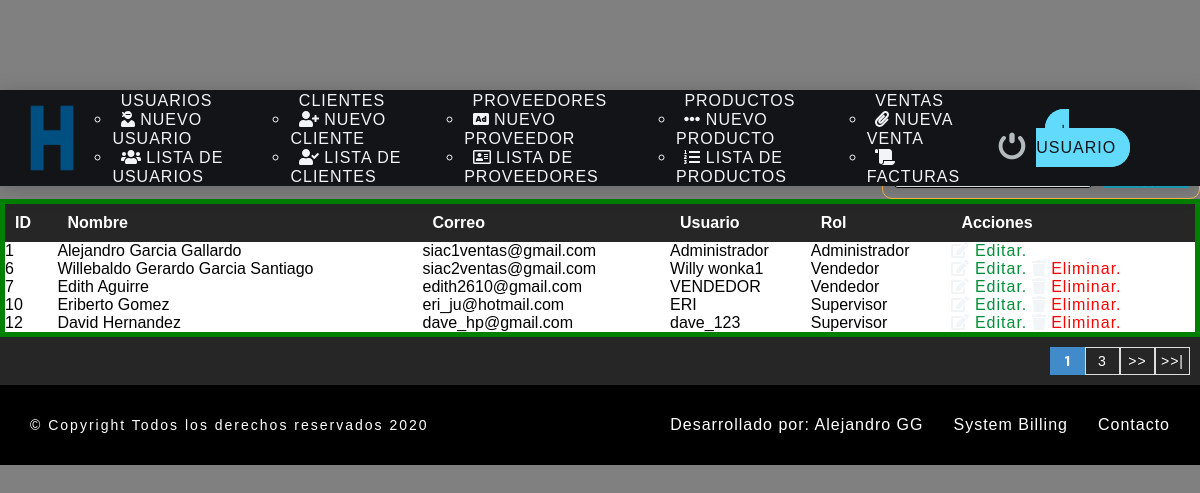
The app's page /sistema/buscar_usuario.php?busqueda=1 (signed in) with its own data.
### tables this page shows
CREATE TABLE `usuario` (
  `idusuario` int(11) NOT NULL,
  `nombre` varchar(50) DEFAULT NULL,
  `correo` varchar(100) DEFAULT NULL,
  `usuario` varchar(15) DEFAULT NULL,
  `clave` varchar(100) DEFAULT NULL,
  `rol` int(11) DEFAULT NULL,
  `estatus` int(11) NOT NULL DEFAULT 1
);

CREATE TABLE `rol` (
  `idrol` int(11) NOT NULL,
  `rol` varchar(20) DEFAULT NULL
);

### sistema/buscar_usuario.php (the view, shortened to what this page needs)
<?php
include "../conexion.php";
?>
<!DOCTYPE html>
<html lang="en">
<head>
	<?php
	include "includes/scripts.php";
	?>
</head>
<body>
	<?php
	include "includes/nav.php"
	?>
	<section id="container">
		<?php
           $busqueda = strtolower($_REQUEST['busqueda']);
		?>
	<h1>Lista | Encontrados</h1>
	<a href="registro_usuario.php" class="btn_new"><i class="fas fa-user-ninja"></i> Crear un nuevo usuario.</a>
	<br>
    <br>
<form action="buscar_usuario.php" method="get" class="form_search">
	<button type="submit" class="btn_search"><i class="fas fa-search"></i> Buscar</button>
</form>
	<table>
		<tr>
			<th>ID</th>
			<th>Nombre</th>
			<th>Correo</th>
			<th>Usuario</th>
			<th>Rol</th>
			<th>Acciones</th>
		</tr>
		<?php
$rol ='';
		$sql_register = mysqli_query($conection, "SELECT COUNT(*) AS total_registro FROM usuario Where
		(
		    idusuario LIKE '%$busqueda%' OR
		     nombre LIKE '%$busqueda%' OR
		     correo LIKE '%$busqueda%' OR
		     usuario LIKE '%$busqueda%'
		     $rol
		)
		    AND  estatus = 1");
		$result_register = mysqli_fetch_array($sql_register);
		$total_registro = $result_register['total_registro'];
		$por_pagina = 5;
		if(empty($_GET['pagina']))
		{
			$pagina = 1;
		}
		else
		{
			$pagina = $_GET['pagina'];
		}
		$desde = ($pagina-1) * $por_pagina;
		 $total_paginas = ceil($total_registro / $por_pagina);
		$query = mysqli_query($conection, "SELECT u.idusuario, u.nombre, u.correo, u.usuario, r.rol FROM
			usuario AS u INNER JOIN rol  as r ON u.rol = r.idrol
			WHERE
		     (
		     u.idusuario LIKE '%$busqueda%' OR
		     u.nombre LIKE '%$busqueda%' OR
		     u.correo LIKE '%$busqueda%' OR
		     u.usuario LIKE '%$busqueda%' OR
		     r.rol LIKE '$busqueda%')
		     AND
		     estatus = 1 ORDER BY u.idusuario ASC LIMIT $desde,$por_pagina");
		$result = mysqli_num_rows($query);
		if($result > 0 )
		{
			while ($data= mysqli_fetch_array($query))
			{
			?>
		<tr>
			<td><?php echo $data['idusuario'] ?></td>
			<td><?php echo $data['nombre'] ?></td>
			<td><?php echo $data['correo'] ?></td>
			<td><?php echo $data['usuario'] ?></td>
			<td><?php echo $data['rol'] ?></td>
			<td>
				<a class="link_edit" href="editar_usuario.php?id=<?php echo $data['idusuario'] ?>"><i class="fas fa-edit"></i>
 Editar.</a>
				<?php
                 if($data['idusuario'] != 1){?>
				<a class="link_delete" href="eliminar_confirmar_usuario.php?id=<?php echo $data['idusuario'] ?>"><i class="fas fa-trash"></i>
 Eliminar.</a>
				<?php
                  }
				?>
			</td>
		</tr>
	<?php
		}
	  }
	?>
	</table>
	<?php
if($total_registro !=0 ){
	?>
	<div class ="paginador">
		<ul>
			<?php
           for ($i=1; $i <= $total_paginas; $i++) {
           	if($i == $pagina)
           	{
             echo '<li class="pageselected">'.$i.'</li>';
           	}else{
           	echo '<li><a href="?pagina='.$i.'$busqueda='.$busqueda.'>'.$i.'</a></li>';
           }
           }
           if($pagina != $total_paginas)
           {
			?>
			<li><a href="?pagina=<?php echo $pagina+1; ?>&busqueda=<?php echo  $busqueda ?>">>></a></li>
			<li><a href="?pagina=<?php echo $total_paginas; ?>&busqueda=<?php echo  $busqueda ?>">>>|</a></li>
			<?php
             }
			?>
		</ul>
	</div>
	<?php
          }
	  ?>
	</section>
	<?php
	include "includes/footer.php"
	?>
</body>
</html>

### sistema/css/style.css (style rules this page uses)
* { margin: 0; padding: 0; color: #f2f5f7; box-sizing: border-box; font-family: 'GothamBold', cursive; }
body { background: gray; margin: 0; padding: 0; }
h1, h2, h3, h4, h5, h6 { font-family: 'arial'; font-weight: bold; letter-spacing: 1px; }
h1 { font-size: 26px; }
a { text-decoration: none; font-family: arial; letter-spacing: 1px; }
body { overflow-x: hidden; }
form { background: #262626; color:gray; margin: auto; padding: 20px 50px; border: 1px solid #ffb74d; }
#container h1 { font-size: 35px; display:inline-block; }
.btn_new { display: auto; background: #239baa; color: white; padding: 5px 25px; border-radius: 4px; margin: 20px; }
table { border-collapse: collapse; font-size: 12pt; font-family: 'arial'; width: 100%; border: green 5px solid }
td { background: #fff; color: #000000; border: green 5px solid font-size: 12pt; font-family: 'arial'; }
table th { text-align: left; padding: 10px; background:#262626; color:#fff; font-size: 12pt; font-family: 'arial'; }
table tr:nth-child(odd) { background: #c88719; }
.link_edit { color:#008f39; }
.link_delete { color:#ff0000; }
.paginador ul { padding: 10px; list-style: none; background: #262626; display: -webkit-flex; display: -moz-flex; display: -o-flex ; display: flex; justify-content: flex-end; }
.paginador a, .pageselected { color: #fff; border:1px solid #ddd; padding: 5px; display: inline-block; font-size: 14px; text-align:center; width: 35px; }
.pageselected { color: #fff; background: #428bca; border: 1px solid #428bca; }
.form_search { display: -webkit-flex; display: -moz-flex; display: -o-flex ; display: flex; float: right; background: initial; padding: 10px; border-radius: 10px; }
.form_search .btn_search { background: #1faac8; color: #fff; padding: 0 20px; border: 0; cursor:pointer; margin-left: 10px; }

### records on screen
usuario: idusuario "1", nombre "Alejandro Garcia Gallardo", correo "siac1ventas@gmail.com", usuario "Administrador", rol.rol "Administrador"
usuario: idusuario "6", nombre "Willebaldo Gerardo Garcia Santiago", correo "siac2ventas@gmail.com", usuario "Willy wonka1", rol.rol "Vendedor"
usuario: idusuario "7", nombre "Edith Aguirre", correo "edith2610@gmail.com", usuario "VENDEDOR", rol.rol "Vendedor"
usuario: idusuario "10", nombre "Eriberto Gomez", correo "eri_ju@hotmail.com", usuario "ERI", rol.rol "Supervisor"
usuario: idusuario "12", nombre "David Hernandez", correo "dave_hp@gmail.com", usuario "dave_123", rol.rol "Supervisor"
